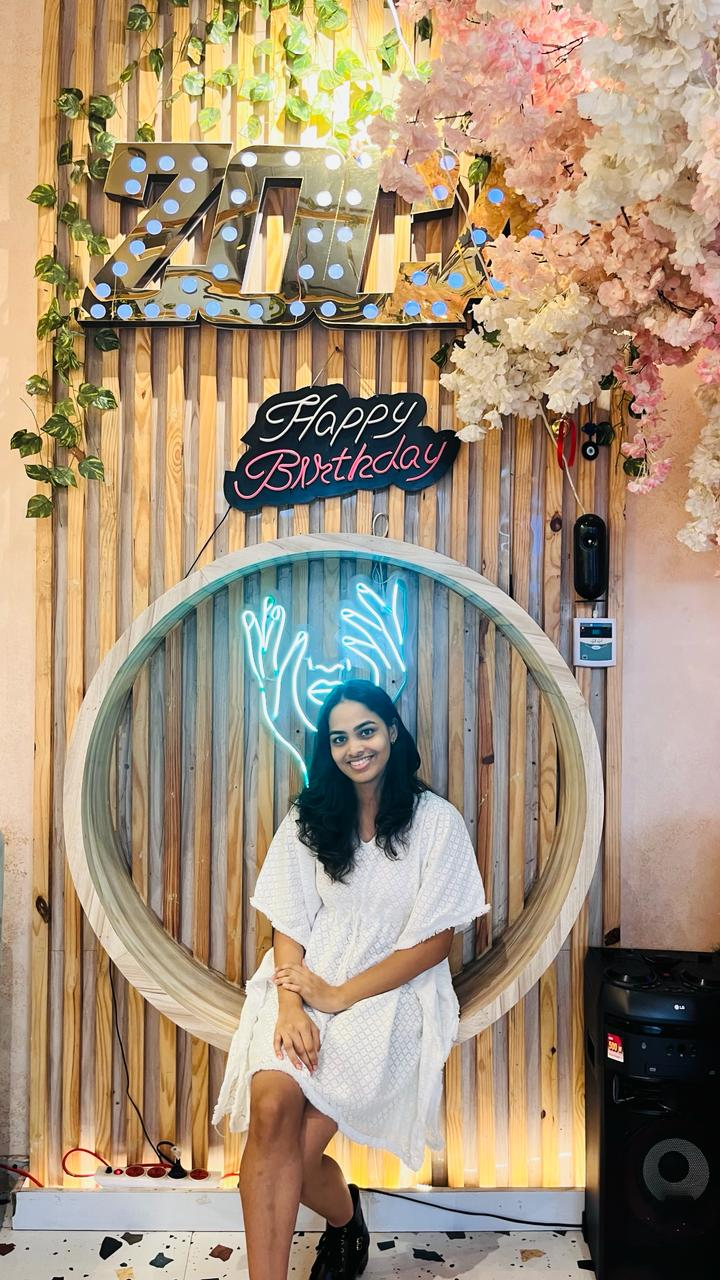
#> input picture data_and_installs/images/ANVESHA.jpeg, 720 x 1280 px; its folder holds only this picture in this run
$ python aug_images.py
#> lines starting #> are read from the running program, lines starting #| are printed output that depends on the picture
#> further down, image is the input picture: shape (1280, 720, 3); mean B, G, R 121.9, 145.1, 163.6
import os
import cv2

# Function to apply horizontal flip
def apply_horizontal_flip(image):
    return cv2.flip(image, 1)

# Function to adjust brightness
def adjust_brightness(image, alpha=1.0, beta=50):
#> called with alpha = 1, beta = 50
    return cv2.convertScaleAbs(image, alpha=alpha, beta=beta)

# Function to apply rotation
def rotate_image(image, angle=30):
#> called with angle = 30
    (h, w) = image.shape[:2]
    center = (w // 2, h // 2)
    M = cv2.getRotationMatrix2D(center, angle, 1.0)
    return cv2.warpAffine(image, M, (w, h))
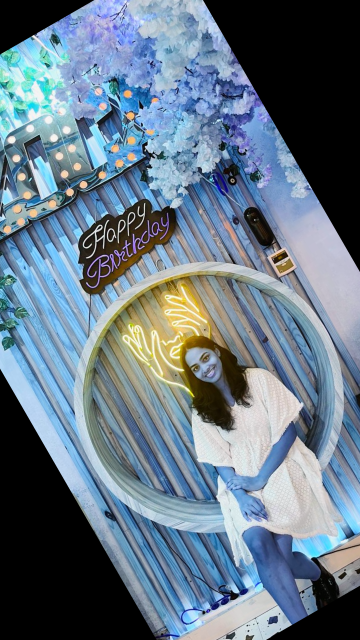
#> returned value: shape (1280, 720, 3) (shown at 1/2 size); mean of channels 0, 1, 2 134.2, 119.3, 102; drawn as B, G, R

# Directories
input_folder = 'data_and_installs/images'  # Replace with your input folder path
output_folder = 'data_and_installs/aug_images'

# Create output folder if it doesn't exist
if not os.path.exists(output_folder):
    os.makedirs(output_folder)

# Process each image in the input folder
for filename in os.listdir(input_folder):
    if filename.endswith(".jpeg") or filename.endswith(".jpg") or filename.endswith(".png"):
        # Read the image
        image_path = os.path.join(input_folder, filename)
        image = cv2.imread(image_path)
        image_rgb = cv2.cvtColor(image, cv2.COLOR_BGR2RGB)  # Convert image to RGB

        # Apply transformations
        flipped_image = apply_horizontal_flip(image_rgb)
        bright_image = adjust_brightness(image_rgb)
        rotated_image = rotate_image(image_rgb)

        # Create a folder for the current image
        base_name = os.path.splitext(filename)[0]
        image_output_folder = os.path.join(output_folder, base_name)
        if not os.path.exists(image_output_folder):
            os.makedirs(image_output_folder)

        # Save the original and augmented images
        output_image_paths = [
            os.path.join(image_output_folder, f"{base_name}1.jpeg"),
            os.path.join(image_output_folder, f"{base_name}2.jpeg"),
            os.path.join(image_output_folder, f"{base_name}3.jpeg"),
            os.path.join(image_output_folder, f"{base_name}4.jpeg")
        ]

        # Save the images
        cv2.imwrite(output_image_paths[0], cv2.cvtColor(image_rgb, cv2.COLOR_RGB2BGR))  # Original image
        cv2.imwrite(output_image_paths[1], cv2.cvtColor(flipped_image, cv2.COLOR_RGB2BGR))  # Flipped image
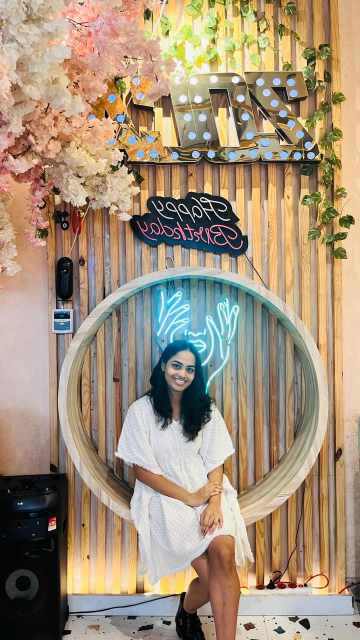
#> saved as ANVESHA2.jpeg: shape (1280, 720, 3) (shown at 1/2 size); mean B, G, R 121.9, 145.1, 163.6
        cv2.imwrite(output_image_paths[2], cv2.cvtColor(bright_image, cv2.COLOR_RGB2BGR))  # Brightness adjusted image
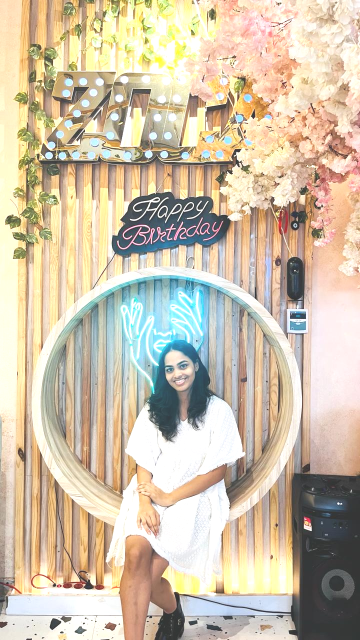
#> saved as ANVESHA3.jpeg: shape (1280, 720, 3) (shown at 1/2 size); mean B, G, R 170.5, 192.7, 206.2
        cv2.imwrite(output_image_paths[3], cv2.cvtColor(rotated_image, cv2.COLOR_RGB2BGR))  # Rotated image
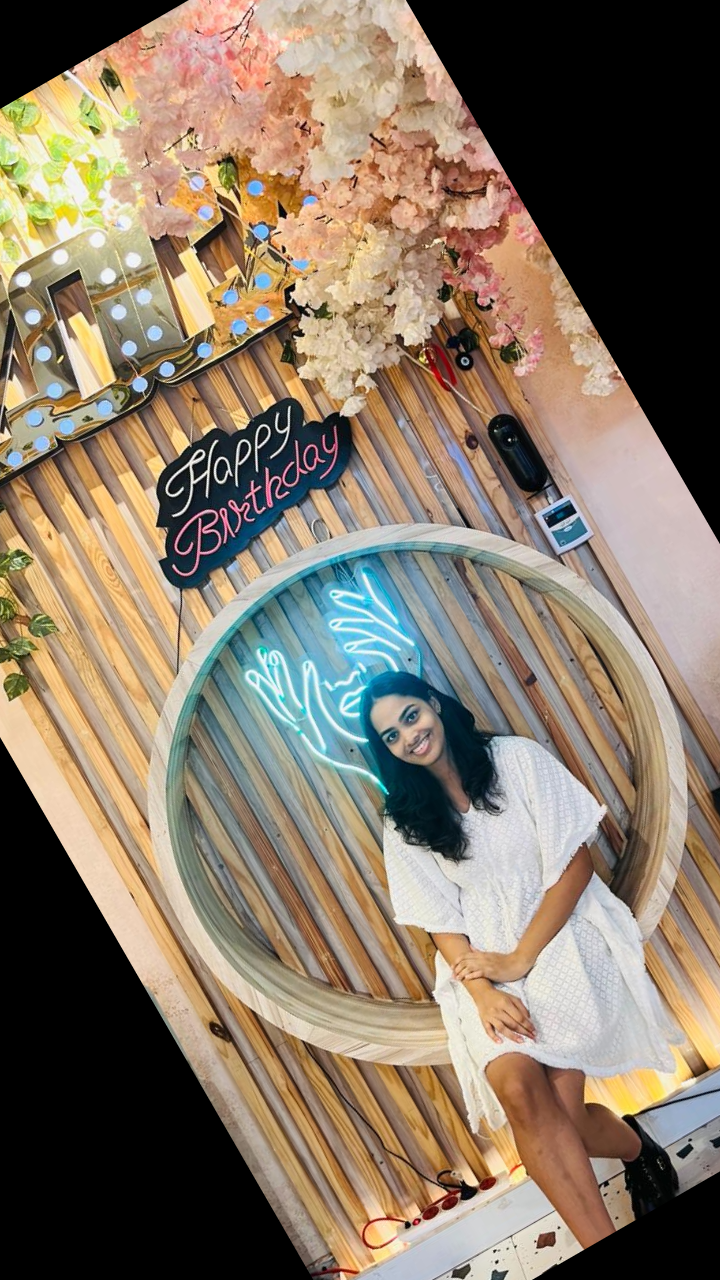
#> saved as ANVESHA4.jpeg: shape (1280, 720, 3); mean B, G, R 102, 119.3, 134.2

print("Augmentation completed and saved in 'aug_images' folder.")

$ run again, on data_and_installs/images/KSHITIJ.jpeg
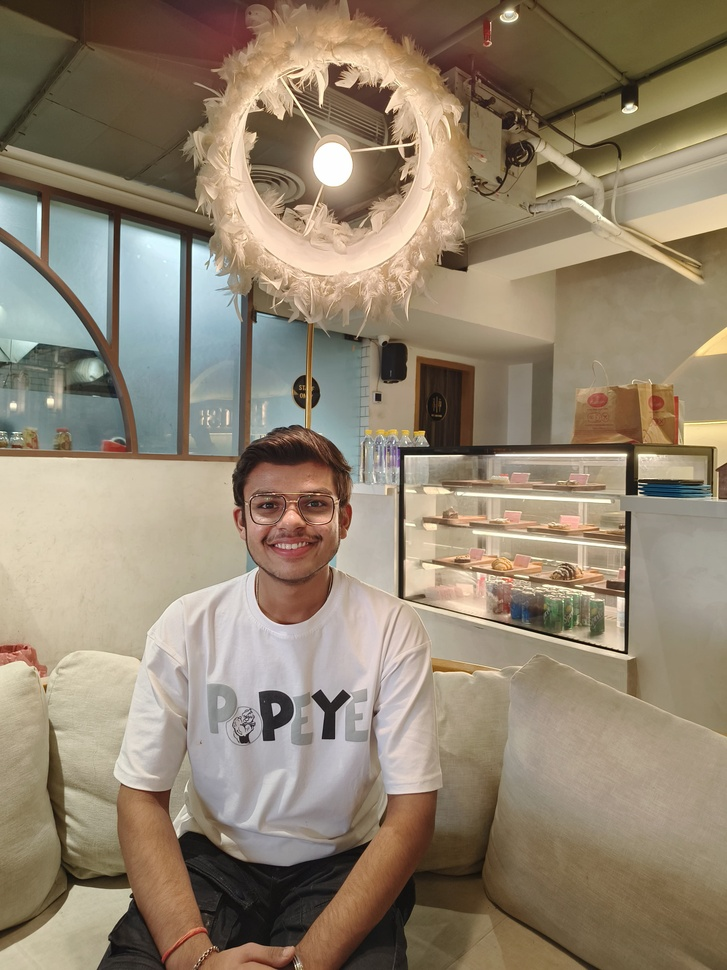
#> input picture data_and_installs/images/KSHITIJ.jpeg, 727 x 970 px, shrunk from 3072 x 4096 before the run
#> image is the input picture: shape (970, 727, 3); mean B, G, R 112.2, 132.5, 146.8
#> `cv2.imwrite(output_image_paths[2], cv2.cvtColor(bright_image, cv2.COLO..`:
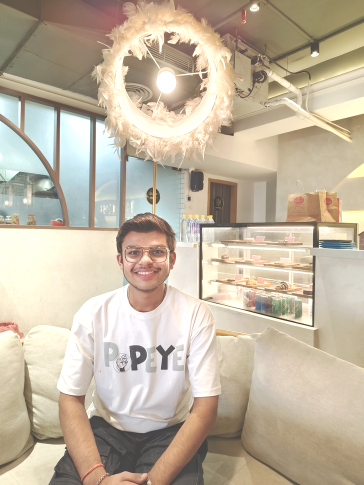
#> saved as KSHITIJ3.jpeg: shape (970, 727, 3) (shown at 1/2 size); mean B, G, R 161.7, 181.6, 194.3
#> `cv2.imwrite(output_image_paths[3], cv2.cvtColor(rotated_image, cv2.COL..`:
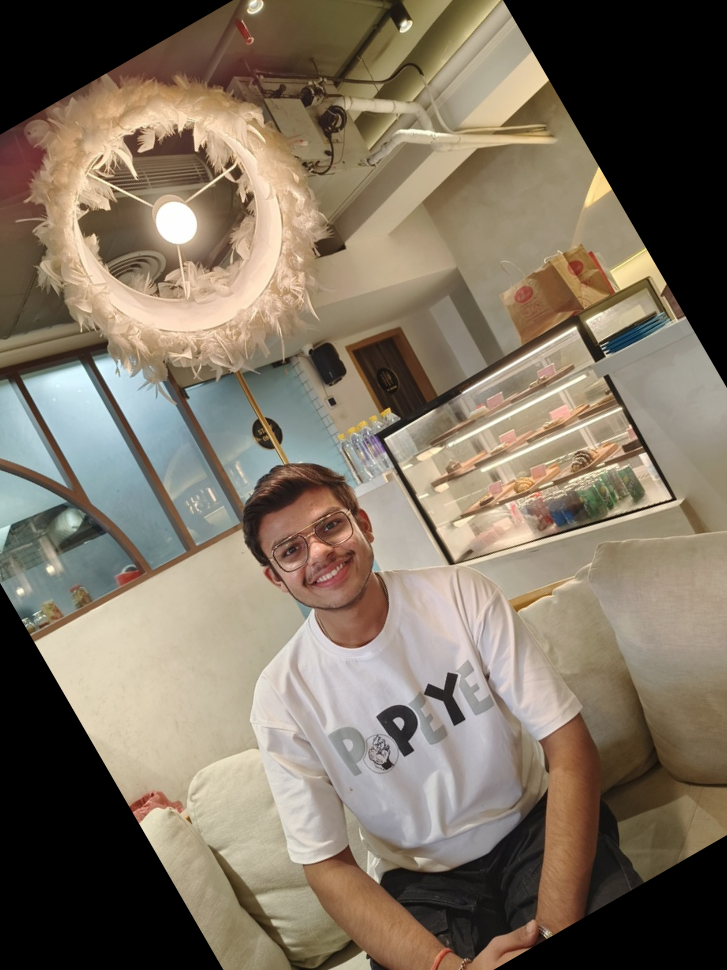
#> saved as KSHITIJ4.jpeg: shape (970, 727, 3); mean B, G, R 98, 114.3, 126.5

$ run again, on data_and_installs/images/MANASVI.jpeg
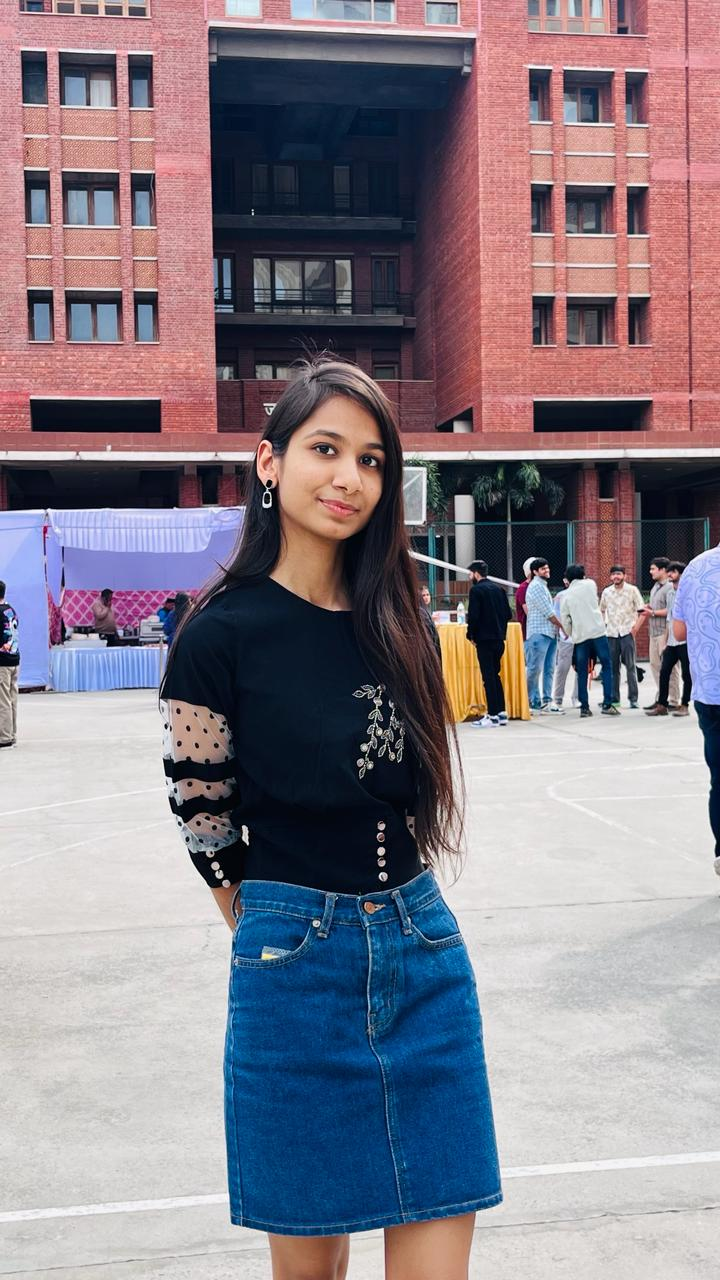
#> input picture data_and_installs/images/MANASVI.jpeg, 720 x 1280 px
#> image is the input picture: shape (1280, 720, 3); mean B, G, R 136.2, 126.3, 135.6
#> `cv2.imwrite(output_image_paths[2], cv2.cvtColor(bright_image, cv2.COLO..`:
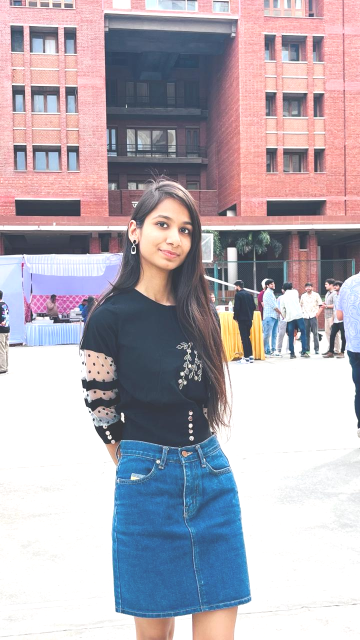
#> saved as MANASVI3.jpeg: shape (1280, 720, 3) (shown at 1/2 size); mean B, G, R 181.7, 172.5, 179.6
#> `cv2.imwrite(output_image_paths[3], cv2.cvtColor(rotated_image, cv2.COL..`:
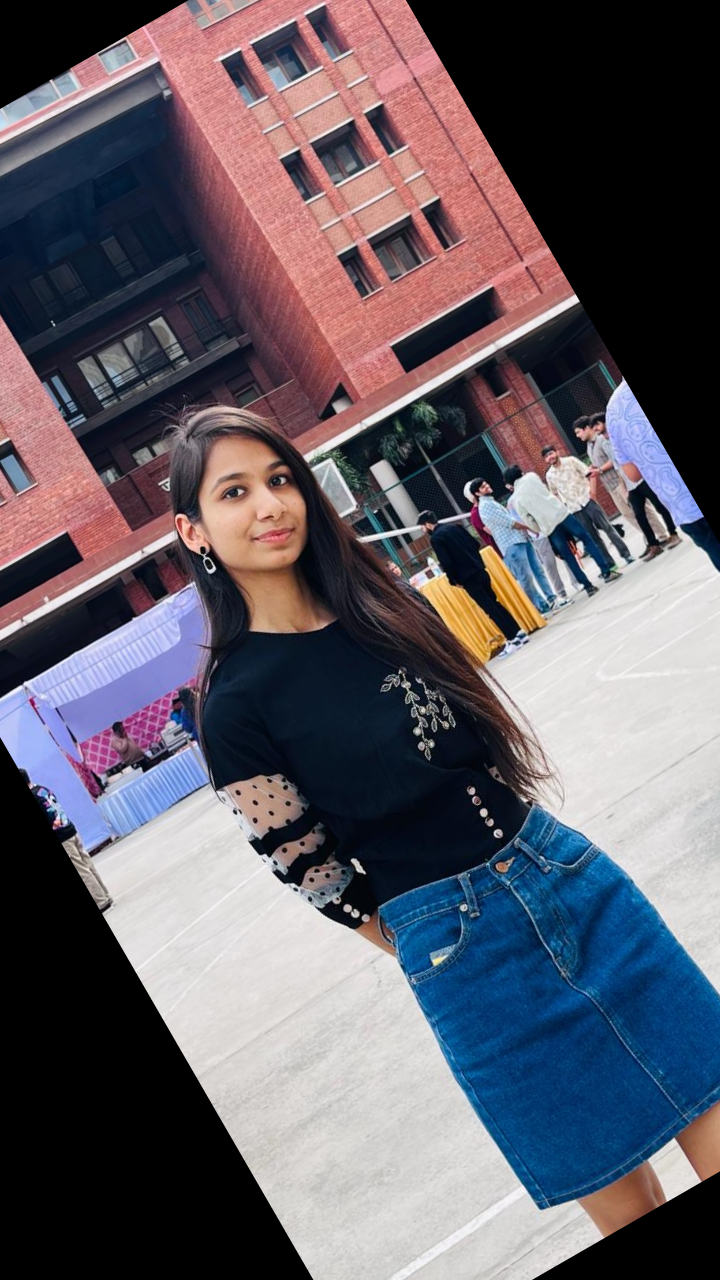
#> saved as MANASVI4.jpeg: shape (1280, 720, 3); mean B, G, R 101.3, 92.1, 97.2
